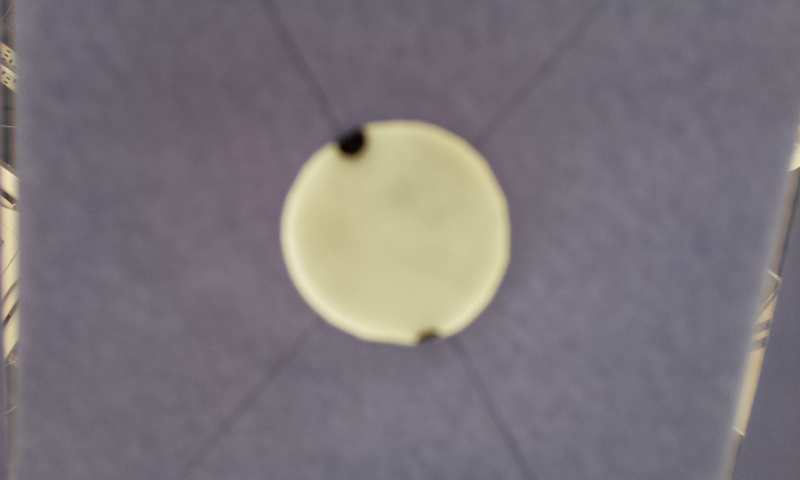
#> input picture test3.png, 800 x 480 px
$ python dot_movement_test.py
#> lines starting #> are read from the running program, lines starting #| are printed output that depends on the picture
import PIL
from PIL import Image
import numpy as np
from math import floor
import datetime

im1 = Image.open('test3.png')
#> im1 is the input picture: PIL image 800x480 RGBA; mean R, G, B, A 123.1, 116.3, 122.3, 255
im2 = Image.open('test4.png')
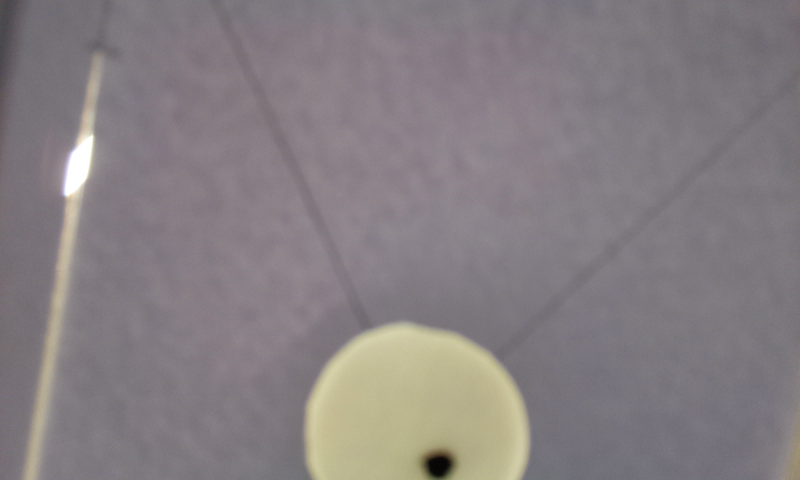
#> input picture test4.png, 800 x 480 px
#> im2 is the input picture: PIL image 800x480 RGBA; mean R, G, B, A 133.9, 126.9, 130.2, 255

def get_centre(image):
	width, height = image.size
	x_total = 0
	y_total = 0
	x = 0
	y = 0
	total = 0

	for pixel in image.getdata():
		if x == width:
			x = 0
			y += 1
		if pixel != (255, 255, 255, 255):
			x_total += x
			y_total += y
			total += 1
		x += 1

	centre = (x_total // total, y_total // total)
	return centre

threshold = 50

rescale = 0.6
t1 = datetime.datetime.now()
for i in range(25):
	im1_ = PIL.Image.eval(im1, lambda a: 255 if a > threshold else 0)
	im1_ = im1_.resize((round(rescale*399), round(rescale*239)))
	im1_.save('test3_.png')
	c1 = get_centre(im1_)
#> this loop made 25 passes
#> pass 1, `im1_ = PIL.Image.eval(im1, lambda a: 255 if a > threshold else 0)`:
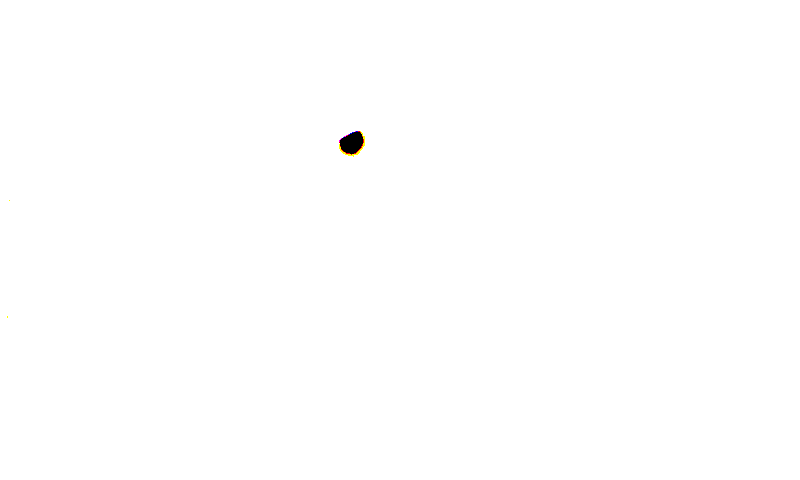
#> im1_: PIL image 800x480 RGBA; mean R, G, B, A 254.7, 254.7, 254.7, 255
t2 = datetime.datetime.now()
print(t2-t1)
print(c1)
#| (93, 46)

im2_ = PIL.Image.eval(im2, lambda a: 255 if a > threshold else 0)
im2_ = im2_.resize((round(rescale*399), round(rescale*239)))
#> im2_: PIL image 239x143 RGBA
im2_.save('test4_.png')
c2 = get_centre(im2_)
#> c2 = (130, 138)
print(c2)
#| (130, 138)

direction = (c2[0] - c1[0], c2[1] - c1[1])
#> direction = (37, 92)
print(direction)
#| (37, 92)
